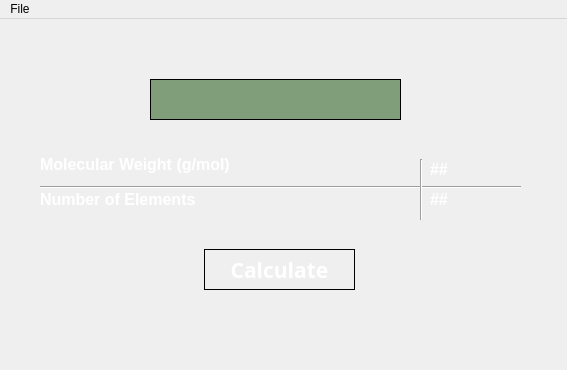
<?xml version="1.0" encoding="UTF-8"?>
<ui version="4.0">
 <class>MolecularWeight</class>
 <widget class="QMainWindow" name="MolecularWeight">
  <property name="geometry">
   <rect>
    <x>0</x>
    <y>0</y>
    <width>567</width>
    <height>370</height>
   </rect>
  </property>
  <property name="windowTitle">
   <string>MolecularWeight</string>
  </property>
  <property name="styleSheet">
   <string notr="true">QMainWindow
{
	background: qlineargradient(x1: 0, y1: 0, x2: 0, y2: 1,
	stop: 0 #4F6172 ,
	stop: 1 #35404F);
}</string>
  </property>
  <widget class="QWidget" name="centralWidget">
   <property name="minimumSize">
    <size>
     <width>567</width>
     <height>214</height>
    </size>
   </property>
   <widget class="QTextEdit" name="inputText">
    <property name="geometry">
     <rect>
      <x>150</x>
      <y>60</y>
      <width>251</width>
      <height>41</height>
     </rect>
    </property>
    <property name="font">
     <font>
      <pointsize>12</pointsize>
      <weight>75</weight>
      <bold>true</bold>
     </font>
    </property>
    <property name="styleSheet">
     <string notr="true">QTextEdit
{
	background-color: #809E7A;
	border: 1px solid black;
	color : white;
}</string>
    </property>
   </widget>
   <widget class="QLabel" name="result">
    <property name="geometry">
     <rect>
      <x>430</x>
      <y>140</y>
      <width>131</width>
      <height>21</height>
     </rect>
    </property>
    <property name="font">
     <font>
      <pointsize>12</pointsize>
      <weight>75</weight>
      <bold>true</bold>
     </font>
    </property>
    <property name="styleSheet">
     <string notr="true">QLabel
{
	color: white;
}</string>
    </property>
    <property name="text">
     <string>##</string>
    </property>
   </widget>
   <widget class="QPushButton" name="calculate">
    <property name="geometry">
     <rect>
      <x>204</x>
      <y>230</y>
      <width>151</width>
      <height>41</height>
     </rect>
    </property>
    <property name="font">
     <font>
      <family>Open Sans</family>
      <pointsize>16</pointsize>
      <weight>75</weight>
      <bold>true</bold>
     </font>
    </property>
    <property name="styleSheet">
     <string notr="true">QPushButton
{
	color: white;
	border: 1px solid black;
	background: qlineargradient(x1: 0, y1: 0, x2: 0, y2: 1,
	stop: 0 #40918F ,
	stop: 1 #4FC2C1);
}

QPushButton::hover
{
	background: qlineargradient(x1: 0, y1: 0, x2: 0, y2: 1,
	stop: 0 #E08D8C ,
	stop: 1 #E35F55);
}</string>
    </property>
    <property name="text">
     <string>Calculate</string>
    </property>
   </widget>
   <widget class="QLabel" name="elementsCount">
    <property name="geometry">
     <rect>
      <x>430</x>
      <y>170</y>
      <width>91</width>
      <height>21</height>
     </rect>
    </property>
    <property name="font">
     <font>
      <pointsize>12</pointsize>
      <weight>75</weight>
      <bold>true</bold>
     </font>
    </property>
    <property name="styleSheet">
     <string notr="true">QLabel
{
	color: white;
}</string>
    </property>
    <property name="text">
     <string>##</string>
    </property>
   </widget>
   <widget class="QLabel" name="label">
    <property name="geometry">
     <rect>
      <x>40</x>
      <y>130</y>
      <width>271</width>
      <height>31</height>
     </rect>
    </property>
    <property name="font">
     <font>
      <pointsize>12</pointsize>
      <weight>75</weight>
      <bold>true</bold>
     </font>
    </property>
    <property name="styleSheet">
     <string notr="true">QLabel
{
	color:white;
}</string>
    </property>
    <property name="text">
     <string>Molecular Weight (g/mol)</string>
    </property>
   </widget>
   <widget class="QLabel" name="label_2">
    <property name="geometry">
     <rect>
      <x>40</x>
      <y>170</y>
      <width>221</width>
      <height>21</height>
     </rect>
    </property>
    <property name="font">
     <font>
      <pointsize>12</pointsize>
      <weight>75</weight>
      <bold>true</bold>
     </font>
    </property>
    <property name="styleSheet">
     <string notr="true">QLabel
{
	color:white;
}</string>
    </property>
    <property name="text">
     <string>Number of Elements</string>
    </property>
   </widget>
   <widget class="Line" name="line">
    <property name="geometry">
     <rect>
      <x>40</x>
      <y>160</y>
      <width>481</width>
      <height>16</height>
     </rect>
    </property>
    <property name="orientation">
     <enum>Qt::Horizontal</enum>
    </property>
   </widget>
   <widget class="Line" name="line_2">
    <property name="geometry">
     <rect>
      <x>420</x>
      <y>140</y>
      <width>3</width>
      <height>61</height>
     </rect>
    </property>
    <property name="orientation">
     <enum>Qt::Vertical</enum>
    </property>
   </widget>
  </widget>
  <widget class="QMenuBar" name="menuBar">
   <property name="geometry">
    <rect>
     <x>0</x>
     <y>0</y>
     <width>567</width>
     <height>26</height>
    </rect>
   </property>
   <widget class="QMenu" name="menuFile">
    <property name="title">
     <string>File</string>
    </property>
    <addaction name="actionHelp"/>
    <addaction name="actionExit"/>
   </widget>
   <addaction name="menuFile"/>
  </widget>
  <action name="actionHelp">
   <property name="text">
    <string>Help</string>
   </property>
  </action>
  <action name="actionExit">
   <property name="text">
    <string>Exit</string>
   </property>
  </action>
 </widget>
 <layoutdefault spacing="6" margin="11"/>
 <resources/>
 <connections/>
</ui>
